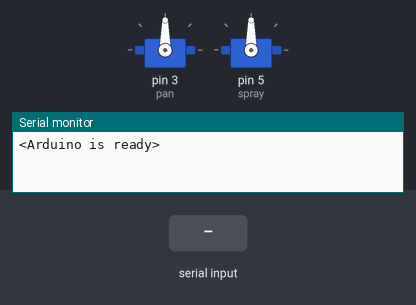
Simulated run of this sketch. Board: Arduino Uno, built with avr-gcc and run on an emulated ATmega328P. On the bench: 2 × servo, the last lines printed to the serial monitor. The inputs (shaded band) are chosen by the test bench.

Above: at 1.2 s.
1.3 s: "30,150\n" received over Serial
At 1.9 s:
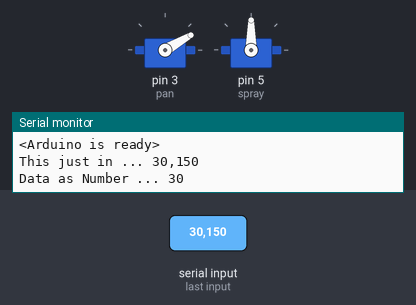
2.8 s: "999\n" received over Serial
At 4.5 s:
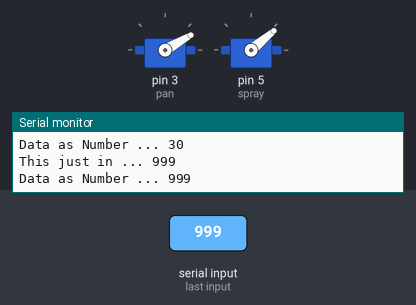
4.8 s: "90,45\n" received over Serial
At 5.7 s:
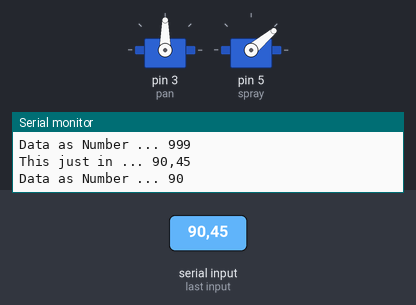
6.3 s: "5\n" received over Serial
At 6.7 s:
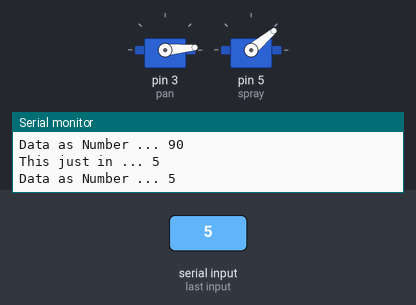
7.8 s: "200\n" received over Serial
At 9.0 s:
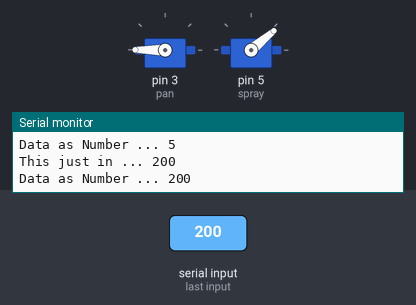
9.3 s: "90\n" received over Serial
At 10.2 s:
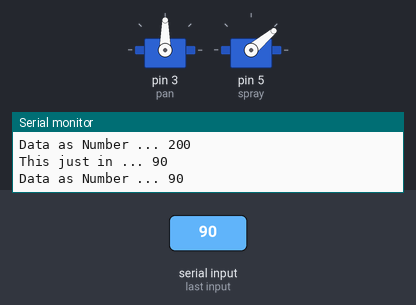
Timing chart, 0 to 11.8 s (numbered marks = the images above; inputs shaded):
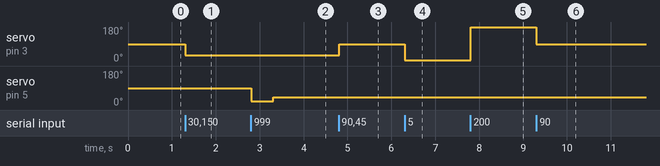

The sketch:

serial_servo_non_blocking.ino
```cpp
// Example 4 - Receive a number as text and convert it to an int
#include <Servo.h>
Servo pan, spray;  // create servo object to control a servo

const byte numChars = 32;
char receivedChars[numChars];   // an array to store the received data


boolean newData = false;

int dataNumber = 0;             // new for this version

void setup() {
    pan.attach(3);  //the pin for the servoa control
    spray.attach(5);  //the pin for the servob control
    Serial.begin(9600);
    Serial.println("<Arduino is ready>");
}

void loop() {
    recvWithEndMarker();
    showNewNumber();
}

void recvWithEndMarker() {
    static byte ndx = 0;
    char endMarker = '\n';
    char rc;

    if (Serial.available() > 0) {
        rc = Serial.read();

        if (rc != endMarker) {
            receivedChars[ndx] = rc;
            ndx++;
            if (ndx >= numChars) {
                ndx = numChars - 1;
            }
        }
        else {
            receivedChars[ndx] = '\0'; // terminate the string
            ndx = 0;
            newData = true;
        }
    }
}

void fart(){
  spray.write(20);
  digitalWrite(LED_BUILTIN, HIGH);   // turn the LED on (HIGH is the voltage level)
  delay(500);                       // wait for a second
  spray.write(40);
  digitalWrite(LED_BUILTIN, LOW);    // turn the LED off by making the voltage LOW
}

void showNewNumber() {
    if (newData == true) {
        dataNumber = 0;             // new for this version
        dataNumber = atoi(receivedChars);   // new for this version
        Serial.print("This just in ... ");
        Serial.println(receivedChars);
        Serial.print("Data as Number ... ");    // new for this version
        Serial.println(dataNumber);     // new for this version
        if (dataNumber == 999) {
          fart();
        }
        else {
          pan.write(dataNumber);
        }
        newData = false;
    }
}
```

Measured:
- after the input at 1.3 s, servo on pin 3 (pan): 90° → 30° at once
- after the input at 2.8 s, servo on pin 5 (spray): 90° → 20° at once, → 40° 0.50 s later
- after the input at 4.8 s, servo on pin 3 (pan): 30° → 90° at once
- after the input at 6.3 s, servo on pin 3 (pan): 90° → 5° at once
- after the input at 7.8 s, servo on pin 3 (pan): 5° → 180° at once
- after the input at 9.3 s, servo on pin 3 (pan): 180° → 90° at once
